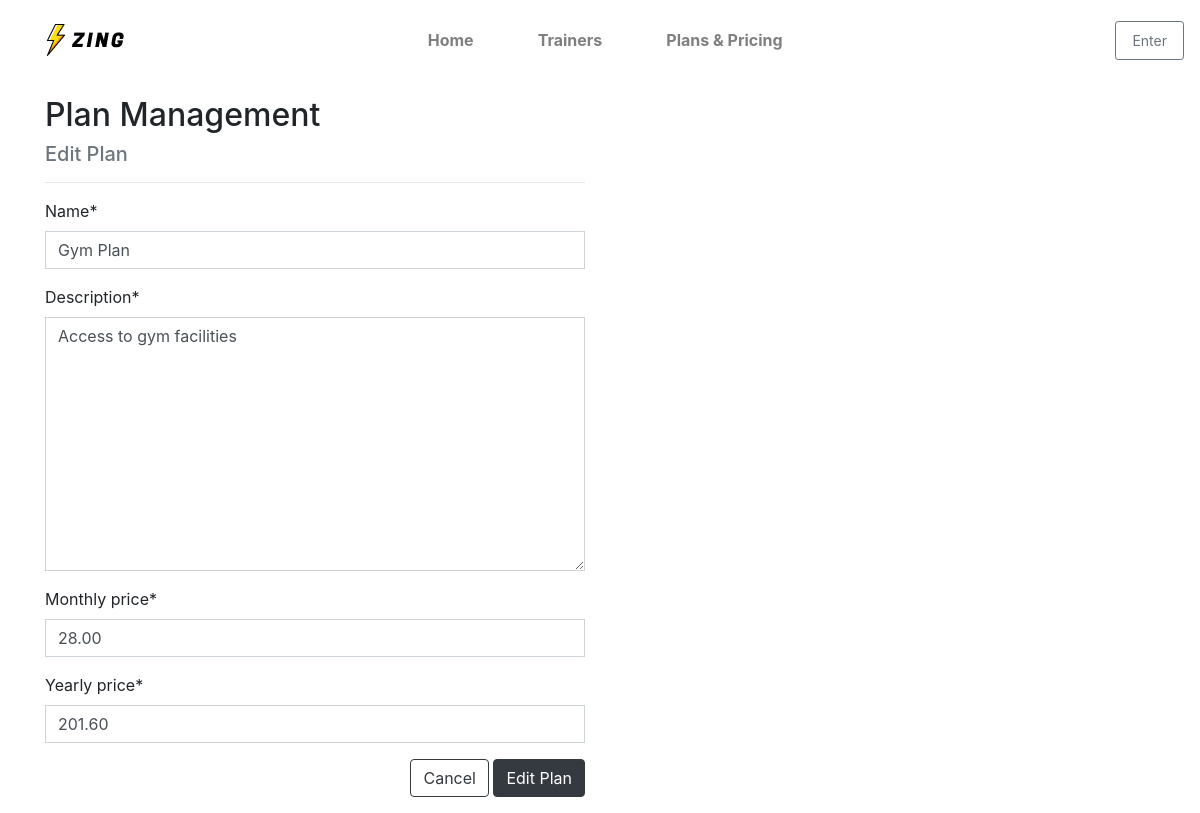
The app's page /plans/edit/1/ (signed in) with its own data.
### plans/models.py (models this page shows, shortened)
class Plan(models.Model):
    name = models.CharField(max_length=100)
    description = models.TextField()
    monthly_price = models.DecimalField(max_digits=6, decimal_places=2)
    yearly_price = models.DecimalField(max_digits=6, decimal_places=2)

### plans/views.py (the view)
# urls.py: path('edit/<int:plan_id>/', views.edit_plan, name='edit_plan'),
@login_required
def edit_plan(request, plan_id):
    if not request.user.is_superuser:
        messages.error(request, 'Sorry, only admin can do that.')
        return redirect(reverse('home'))
    plan = get_object_or_404(Plan, pk=plan_id)
    if request.method == 'POST':
        form = PlanForm(request.POST, request.FILES, instance=plan)
        if form.is_valid():
            form.save()
            messages.success(request, 'Successfully updated plan!')
            return redirect(reverse('plans'))
        else:
            messages.error(request,
                           ('Failed to update plan. '
                            'Please ensure the form is valid.'))
    else:
        form = PlanForm(instance=plan)
        messages.info(request, f'You are editing {plan.name}')
    template = 'plans/edit_plan.html'
    context = {
        'form': form,
        'plan': plan,
    }
    return render(request, template, context)

### plans/forms.py
class PlanForm(forms.ModelForm):
    class Meta:
        model = Plan
        fields = '__all__'
    def __init__(self, *args, **kwargs):
        super().__init__(*args, **kwargs)
        for field_name, field in self.fields.items():
            field.widget.attrs['class'] = 'border-black rounded-0'

### plans/templates/plans/edit_plan.html (shortened to what this page needs)
{% extends "base.html" %}
{% load crispy_forms_tags %}
{% block content %}
<div class="container mt-4">
    <div class="row">
        <div class="col-12 col-md-6 mb-2">
            <h2>Plan Management</h2>
            <h5 class="text-muted">Edit Plan</h5>
            <hr>
            <form method="POST" action="{% url 'edit_plan' plan.id %}" class="form mb-2">
                {% for field in form %}
                    {{ field | as_crispy_field }}
                {% endfor %}
                <div class="text-right">
                    <a href="{% url 'plans' %}" class="btn btn-outline-dark">Cancel</a>
                    <button type="submit" class="btn btn-dark">Edit Plan</button>
                </div>
            </form>
        </div>
    </div>
</div>
{% endblock %}

### static/css/base.css (style rules this page uses)
html { height: 100%; }

### records on screen
Plan: name "Gym Plan" "Access to gym facilities" "28.00" "201.60"
